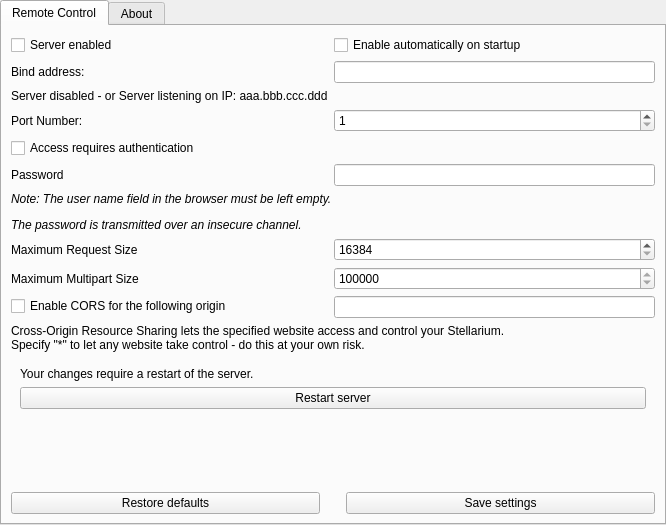
<?xml version="1.0" encoding="UTF-8"?>
<ui version="4.0">
 <class>remoteControlDialog</class>
 <widget class="QWidget" name="remoteControlDialog">
  <property name="geometry">
   <rect>
    <x>0</x>
    <y>0</y>
    <width>666</width>
    <height>525</height>
   </rect>
  </property>
  <property name="windowTitle">
   <string>Remote Control Configuration</string>
  </property>
  <layout class="QVBoxLayout" name="verticalLayout_2">
   <property name="spacing">
    <number>0</number>
   </property>
   <property name="leftMargin">
    <number>0</number>
   </property>
   <property name="topMargin">
    <number>0</number>
   </property>
   <property name="rightMargin">
    <number>0</number>
   </property>
   <property name="bottomMargin">
    <number>0</number>
   </property>
   <item>
    <widget class="TitleBar" name="titleBar">
     <property name="title" stdset="0">
      <string>Remote Control Plug-in Configuration</string>
     </property>
    </widget>
   </item>
   <item>
    <widget class="QTabWidget" name="tabs">
     <property name="currentIndex">
      <number>0</number>
     </property>
     <property name="documentMode">
      <bool>false</bool>
     </property>
     <widget class="QWidget" name="settingsTab">
      <attribute name="title">
       <string>Remote Control</string>
      </attribute>
      <layout class="QFormLayout" name="formLayout">
       <item row="7" column="0">
        <widget class="QLabel" name="labelPortNumber">
         <property name="text">
          <string>Port Number:</string>
         </property>
         <property name="buddy">
          <cstring>portNumberSpinBox</cstring>
         </property>
        </widget>
       </item>
       <item row="17" column="0">
        <spacer name="verticalSpacer_3">
         <property name="orientation">
          <enum>Qt::Vertical</enum>
         </property>
         <property name="sizeHint" stdset="0">
          <size>
           <width>20</width>
           <height>120</height>
          </size>
         </property>
        </spacer>
       </item>
       <item row="18" column="0" colspan="2">
        <layout class="QHBoxLayout" name="horizontalLayout_7">
         <item>
          <widget class="QPushButton" name="restoreDefaultsButton">
           <property name="sizePolicy">
            <sizepolicy hsizetype="Expanding" vsizetype="Fixed">
             <horstretch>0</horstretch>
             <verstretch>0</verstretch>
            </sizepolicy>
           </property>
           <property name="text">
            <string>Restore defaults</string>
           </property>
          </widget>
         </item>
         <item>
          <spacer name="horizontalSpacer">
           <property name="orientation">
            <enum>Qt::Horizontal</enum>
           </property>
           <property name="sizeType">
            <enum>QSizePolicy::Fixed</enum>
           </property>
           <property name="sizeHint" stdset="0">
            <size>
             <width>20</width>
             <height>20</height>
            </size>
           </property>
          </spacer>
         </item>
         <item>
          <widget class="QPushButton" name="saveSettingsButton">
           <property name="sizePolicy">
            <sizepolicy hsizetype="Expanding" vsizetype="Fixed">
             <horstretch>0</horstretch>
             <verstretch>0</verstretch>
            </sizepolicy>
           </property>
           <property name="text">
            <string>Save settings</string>
           </property>
          </widget>
         </item>
        </layout>
       </item>
       <item row="8" column="0" colspan="2">
        <widget class="QCheckBox" name="passwordCheckBox">
         <property name="text">
          <string>Access requires authentication</string>
         </property>
        </widget>
       </item>
       <item row="9" column="0">
        <widget class="QLabel" name="labelPassword">
         <property name="text">
          <string>Password</string>
         </property>
         <property name="buddy">
          <cstring>passwordEdit</cstring>
         </property>
        </widget>
       </item>
       <item row="9" column="1">
        <widget class="QLineEdit" name="passwordEdit"/>
       </item>
       <item row="10" column="0" colspan="2">
        <widget class="QLabel" name="labelNote">
         <property name="font">
          <font>
           <italic>true</italic>
          </font>
         </property>
         <property name="text">
          <string>&lt;html&gt;&lt;head/&gt;&lt;body&gt;&lt;p&gt;Note: The user name field in the browser must be left empty. &lt;/p&gt;&lt;p&gt;The password is transmitted over an insecure channel.&lt;/p&gt;&lt;/body&gt;&lt;/html&gt;</string>
         </property>
        </widget>
       </item>
       <item row="7" column="1">
        <widget class="QSpinBox" name="portNumberSpinBox">
         <property name="minimum">
          <number>1</number>
         </property>
         <property name="maximum">
          <number>65535</number>
         </property>
        </widget>
       </item>
       <item row="13" column="0">
        <widget class="QCheckBox" name="enableCorsCheckbox">
         <property name="text">
          <string>Enable CORS for the following origin</string>
         </property>
        </widget>
       </item>
       <item row="13" column="1">
        <widget class="QLineEdit" name="corsOriginEdit"/>
       </item>
       <item row="14" column="0" colspan="2">
        <widget class="QLabel" name="labelCors">
         <property name="text">
          <string>Cross-Origin Resource Sharing lets the specified website access and control your Stellarium.&lt;br/&gt;Specify &quot;*&quot; to let any website take control - do this at your own risk.</string>
         </property>
        </widget>
       </item>
       <item row="15" column="0" colspan="2">
        <widget class="QWidget" name="restartPanel" native="true">
         <layout class="QVBoxLayout" name="verticalLayout">
          <item>
           <widget class="QLabel" name="label_4">
            <property name="text">
             <string>Your changes require a restart of the server.</string>
            </property>
           </widget>
          </item>
          <item>
           <widget class="QPushButton" name="resetButton">
            <property name="text">
             <string>Restart server</string>
            </property>
           </widget>
          </item>
         </layout>
        </widget>
       </item>
       <item row="2" column="0">
        <widget class="QCheckBox" name="enabledCheckbox">
         <property name="text">
          <string>Server enabled</string>
         </property>
        </widget>
       </item>
       <item row="2" column="1">
        <widget class="QCheckBox" name="activateOnStartCheckBox">
         <property name="enabled">
          <bool>true</bool>
         </property>
         <property name="text">
          <string>Enable automatically on startup</string>
         </property>
        </widget>
       </item>
       <item row="3" column="0">
        <widget class="QLabel" name="labelHost">
         <property name="text">
          <string>Bind address:</string>
         </property>
         <property name="buddy">
          <cstring>hostEdit</cstring>
         </property>
        </widget>
       </item>
       <item row="3" column="1">
        <widget class="QLineEdit" name="hostEdit">
         <property name="toolTip">
          <string>Use 127.0.0.1 for this computer only. A LAN address requires authentication.</string>
         </property>
        </widget>
       </item>
       <item row="6" column="0">
        <widget class="QLabel" name="label_RemoteRunningState">
         <property name="text">
          <string>Server disabled - or Server listening on IP: aaa.bbb.ccc.ddd</string>
         </property>
        </widget>
       </item>
       <item row="11" column="0">
        <widget class="QLabel" name="maximumRequestLabel">
         <property name="text">
          <string>Maximum Request Size</string>
         </property>
        </widget>
       </item>
       <item row="11" column="1">
        <widget class="QSpinBox" name="maximumRequestSpinBox">
         <property name="toolTip">
          <string>Payload size may become larger than allowed by default size when sending large scripts directly.</string>
         </property>
         <property name="minimum">
          <number>16384</number>
         </property>
         <property name="maximum">
          <number>5242880</number>
         </property>
         <property name="singleStep">
          <number>16384</number>
         </property>
        </widget>
       </item>
       <item row="12" column="0">
        <widget class="QLabel" name="maximumMultipartLabel">
         <property name="text">
          <string>Maximum Multipart Size</string>
         </property>
        </widget>
       </item>
       <item row="12" column="1">
        <widget class="QSpinBox" name="maximumMultipartSpinBox">
         <property name="toolTip">
          <string>Payload size may become larger than allowed by default size when sending large scripts directly.</string>
         </property>
         <property name="minimum">
          <number>1048576</number>
         </property>
         <property name="maximum">
          <number>5242880</number>
         </property>
         <property name="singleStep">
          <number>1048576</number>
         </property>
        </widget>
       </item>
      </layout>
     </widget>
     <widget class="QWidget" name="aboutTab">
      <attribute name="title">
       <string comment="tab in plugin windows">About</string>
      </attribute>
      <layout class="QVBoxLayout" name="verticalLayout_11">
       <property name="spacing">
        <number>9</number>
       </property>
       <item>
        <widget class="QTextBrowser" name="aboutTextBrowser">
         <property name="openExternalLinks">
          <bool>true</bool>
         </property>
         <property name="openLinks">
          <bool>true</bool>
         </property>
        </widget>
       </item>
      </layout>
     </widget>
    </widget>
   </item>
  </layout>
 </widget>
 <customwidgets>
  <customwidget>
   <class>TitleBar</class>
   <extends>QFrame</extends>
   <header>Dialog.hpp</header>
   <container>1</container>
  </customwidget>
 </customwidgets>
 <resources/>
 <connections/>
</ui>
